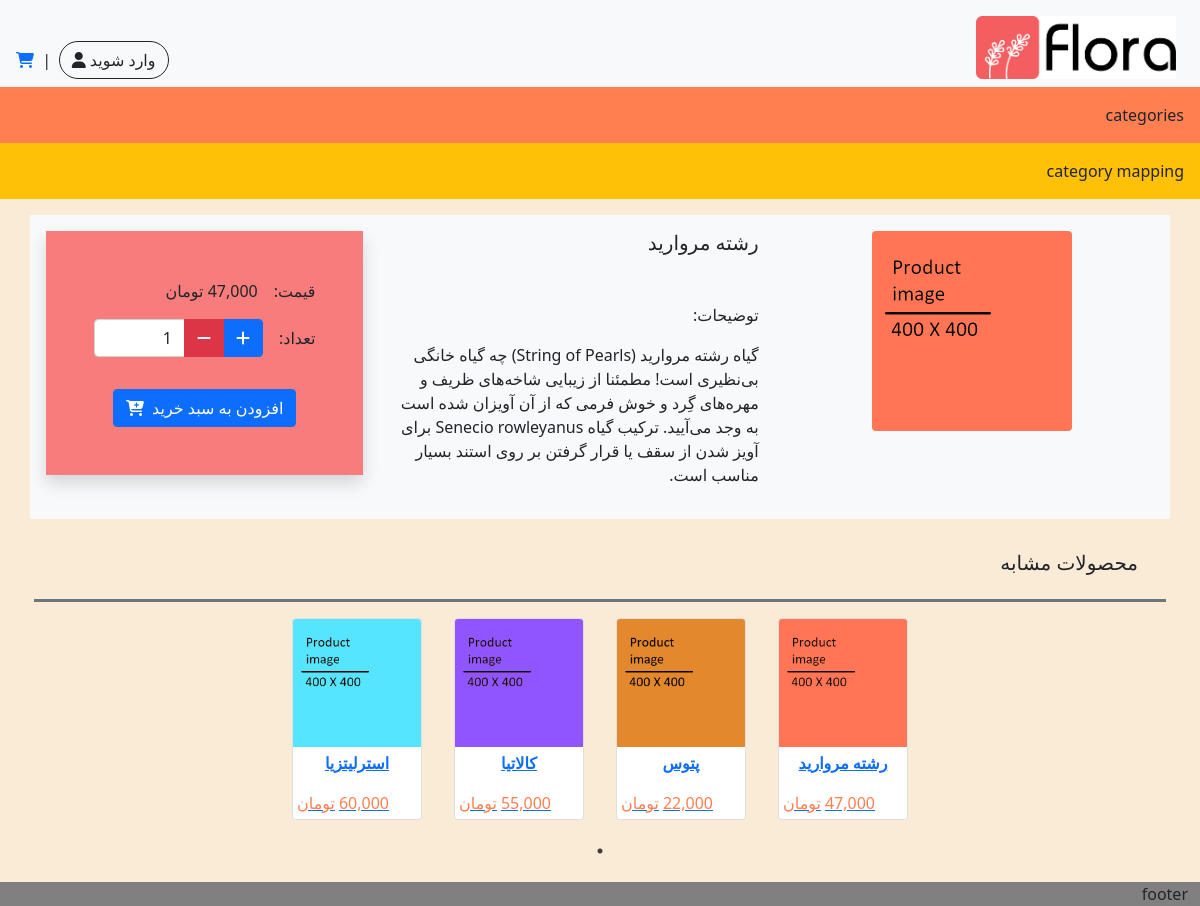
/product.php?pid=5&slug=رشته مروارید, run on the app's committed database.
### tables this page shows
CREATE TABLE `products` (
  `id` int NOT NULL,
  `title` varchar(300) NOT NULL,
  `image` varchar(300) NOT NULL,
  `image_alt` varchar(120) DEFAULT NULL,
  `price` double NOT NULL,
  `sales` int NOT NULL DEFAULT '0',
  `description` text NOT NULL,
  `visibility` enum('hide','visible') NOT NULL DEFAULT 'visible',
  `instock` int NOT NULL,
  `creator_id` int NOT NULL,
  `created_at` timestamp NOT NULL DEFAULT CURRENT_TIMESTAMP,
  `updated_at` timestamp NOT NULL DEFAULT CURRENT_TIMESTAMP
);

### http/controller.php (called while the page is built, shortened)
<?php
if(isset($pageUi)){
    if($pageUi=='addCategory'){
        if(isAdmin() || isMaster()){
            if(isset($_GET['rm_cat'])){
                $category=new Category($_GET['rm_cat']);
                $category->delete();
                $category->deleteSubCategories();
            }elseif(isset($_GET['rm_sub'])){
                $subCategory=new SubCategory($_GET['rm_sub']);
                $subCategory->delete();
            }elseif(isset($_POST['addCategory'])){
                $catName=isset($_POST['name']) ? $_POST['name'] : "";
                $catType=isset($_POST['catType']) ? $_POST['catType'] : "";
                if($catType!=""){
                    if($catType=='parent'){
                        Category::create(['name'=>$catName,'creator_id'=>1],$message);
                    }else{
                        SubCategory::create(['name'=>$catName,'creator_id'=>1,'category_id'=>$catType]);
                    }
                }
            }
            $categories=Category::getCategories();
        }
    }
    elseif($pageUi=='index'){
        $mostSelesProducts=Product::getProducts("instock>0","sales","DESC",20);
        $indexCategories=Category::getCategories("show_index='yes'",$message);
        $latestProducts=Product::getProducts("instock>0","id","DESC",10);
    }
    elseif($pageUi=='product'){
        if(isset($_GET['pid']) && isset($_GET['slug'])){
            $slug=$_GET['slug'];
            $productId=$_GET['pid'];
            $findProduct=Db::select(PRODUCT_TABLE_NAME,"title='$slug' AND id='$productId'",'single');
            if($findProduct){
                $product=new Product($findProduct['id']);
            }else{
                $product=false;
            }
        }
    }
    elseif($pageUi=='cart'){
        if(isset($_SESSION['cart']) && $_SESSION['cart']['products']){
            $productsId=$_SESSION['cart']['products'];
        }
    }elseif($pageUi=='orders'){
        if(isset($_POST['update'])){
            $order=new Order($_POST['orderId']);
            $order->update(['status'=>$_POST['status']]);
        }
        $orders=Order::getOrders();
    }
}

### inc/classes/DbClass.php (called while the page is built, shortened)
<?php
class Db {
    private static $server=DB_SERVER;
    private static $username=DB_USERNAME;
    private static $password=DB_PASSWORD;
    private static $dbName=DB_NAME;
    public static function connect(){
        try {
            $conn = new PDO("mysql:host=".self::$server.";dbname=".self::$dbName.";charset=utf8mb4", self::$username, self::$password);
            $conn->setAttribute(PDO::ATTR_ERRMODE, PDO::ERRMODE_EXCEPTION);
            return $conn;
        }catch(PDOException $e) {
            file_put_contents('DatabaseExeptions.log',$e);
        }
    }
    public static function select($table,$conditions="1",$fetchType='All' ,$disdinct="*",$limit=0,$orderBy='id',$orderType='ASC',$perPage="",$offset=1){
        if($limit){
            if($perPage!=="" && is_numeric($perPage) && $perPage>0 && $offset>=1){
                $start=($offset-1)*$perPage;
                $len=$perPage;
                $sql="SELECT $disdinct FROM $table WHERE $conditions ORDER BY $orderBy $orderType LIMIT $start,$len";
            }elseif($limit){
                $sql="SELECT $disdinct FROM $table WHERE $conditions ORDER BY $orderBy $orderType LIMIT $limit";
            }
        }else{
            $sql="SELECT $disdinct FROM $table WHERE $conditions ORDER BY $orderBy $orderType";
        }
        if($sql){
            $result=Db::connect()->query($sql);
            if(strtolower($fetchType)=='all'){
                if($res=$result->fetchAll(PDO::FETCH_NAMED)){
                    return $res;
                }else{
                    return false;
                }
            }elseif(strtolower($fetchType)=='single'){
                if($res=$result->fetch(PDO::FETCH_ASSOC)){
                    return $res;
                }else{
                    return false;
                }
            }
        }else{
            return false;
        }
    }
    public static function query($sql){
        try{
            return Db::connect()->query($sql);
        }catch(PDOException $e){
            file_put_contents('DatabaseExeptions.log',$e);
            return false;
        }
    }
}

### config.php (called while the page is built, shortened)
<?php
function public_html(){
    $countSlashes=substr_count($_SERVER['PHP_SELF'],'/')-1;
    $backStr="";
    while($countSlashes>0){
        $backStr.="../";
        $countSlashes--;
    }
    global $root;
    if(isset($root) && $root==true){
        return HOST_ROOT;
    }else{
        return $backStr;
    }
}
require_once public_html().PROJECT_NAME.'/inc/classes/DbClass.php';
require_once public_html().PROJECT_NAME.'/inc/classes/CategoryClass.php';
require_once public_html().PROJECT_NAME.'/inc/classes/SubCategoryClass.php';
require_once public_html().PROJECT_NAME.'/inc/classes/ProductClass.php';
include_once public_html().PROJECT_NAME.'/http/controller.php';

### inc/classes/ProductClass.php (called while the page is built, shortened)
<?php
class Product{
    private $id;
    private $description;
    private $title;
    private $image;
    private $category;
    public function __construct($productId)
    {
        $product=$this->getProductFullInfo($productId);
        if($product){
            $this->setCategory();
            $this->setSubCategory();
        }
    }
    public function setId($productId){
        $this->id=$productId;
    }
    public function setDescription($description){
        $this->description=$description;
    }
    public function setTitle($title){
        $this->title=$title;
    }
    public function setImage($image){
        $this->image=$image;
    }
    public function setCategory(){
        $category_product=Db::select('category_product',"product_id='$this->id'",'single','*',1);
        if($category_product){
            $this->category=new Category($category_product['category_id']);
        }
    }
    public function setSubCategory(){
        $subCategory_product=Db::select(SUB_CATEGORY_PRODUCT_TABLE_NAME,"product_id='$this->id'",'single','*',1);
        if($subCategory_product){
            $this->subCategory=new SubCategory($subCategory_product['subcategory_id']);
        }
    }
    public function getId(){
        return $this->id;
    }
    public function getTitle(){
        return $this->title;
    }
    public function getDescription(){
        return $this->description;
    }
    public function getImage(){
        return $this->image;
    }
    public function getCategory(){
        return $this->category;
    }
    private function getProductFullInfo($productId){
        $product=Db::select(PRODUCT_TABLE_NAME,"id='$productId'",'single');
        if($product){
            return $product;
        }else{
            return false;
        }
    }
}

### inc/classes/CategoryClass.php (called while the page is built, shortened)
<?php
class Category{
    private $categoryId;
    public function __construct($categoryId)
    {
        $category=$this->getCategoryFullInfo();
        if($category){
            $this->setSubCategories();
        }
    }
    private function setCategoryId($categoryId){
        $this->categoryId=$categoryId;
    }
    private function setMessageHandler(){
        $messageHandler=new Message();
    }
    private function setSubCategories(){
        $this->subCategories=SubCategory::getSUbCategories("category_id='$this->categoryId'");
    }
    public function getProducts($conditionsQuery="1"){
        $products=Db::query("SELECT * FROM ".PRODUCT_TABLE_NAME." WHERE id IN ( SELECT product_id FROM ".CATEGORY_PRODUCT_TABLE_NAME." WHERE category_id='$this->categoryId') AND $conditionsQuery");
        if($products=$products->fetchAll(PDO::FETCH_NAMED)){
            return $products;
        }else{
            return false;
        }
    }
    private function getCategoryFullInfo(){
        return Db::select(CATEGORY_TABLE_NAME,"id='$this->categoryId'","single");
    }
}

### inc/classes/SubCategoryClass.php (called while the page is built, shortened)
<?php
class SubCategory{
        private $subCategoryId;
        private $categoryId;
        public function __construct($subCategoryId)
        {
            $subCategory=$this->getSubCategoryFullInfo();
            if($subCategory){
                $this->setCategory();
            }
        }
        private function setSubCategoryId($subCategoryId){
            $this->subCategoryId=$subCategoryId;
        }
        private function setCategoryId($categoryId){
            $this->categoryId=$categoryId;
        }
        private function setCategory(){
            $this->category=new Category($this->getCategoryId());
        }
        private function setMessageHandler(){
            $messageHandler=new Message();
        }
        public function getCategoryId(){
            return $this->categoryId;
        }
    private function getSubCategoryFullInfo(){
        return Db::select(SUB_CATEGORY_TABLE_NAME,"id='$this->subCategoryId'","single");
    }
    public static function getSUbCategories($conditions="1",&$messages=""){
        $result=Db::select(SUB_CATEGORY_TABLE_NAME,$conditions);
        if($result){
            return $result;
        }
        return false;
    }
}

### product.php (the view, shortened to what this page needs)
<?php
  include_once 'config.php';
?>
<!doctype html>
<html dir="rtl">
  <head>
    <link rel="stylesheet" href="https://cdn.jsdelivr.net/npm/bootstrap@5.0.0-beta3/dist/css/bootstrap.rtl.min.css">
    <link rel="stylesheet" href="https://cdnjs.cloudflare.com/ajax/libs/slick-carousel/1.9.0/slick.min.css" />
    <link rel="stylesheet" href="https://cdnjs.cloudflare.com/ajax/libs/slick-carousel/1.9.0/slick-theme.min.css" />
    <link rel="stylesheet" href="assets/css/product.css">
  </head>
  <body class="">
    <header>
        <div class="container-fluid">
          <div class="row">
            <div class="d-flex flex-row justify-content-between align-items-end bg-light p-3 pb-2">
              <div class="col-md-4 ms-2">
                <a href="index.php"><img src="assets/images/logo/flora.png" alt="" width="200px"></a>
              </div>
              <div class="d-flex align-items-center">
              <button class="btn btn-outline-dark rounded-pill me-2">وارد شوید<i class="fas fa-user ms-1"></i></button>
              </a> <i class="me-2">|</i>
              <a href="cart.php"><i class="fas fa-shopping-cart cart-cart"></i></a>
              </div>
            </div>
          </div>
          <div class="row" style="background-color: coral;">
            <div class="p-3">categories</div>
          </div>
        </div>
    </header>
    <main>
    <div class="container-fluid">
      <div class="row bg-warning" >
        <div class="p-3">category mapping</div>
      </div>
      </div>
      <div class="container bg-light mt-3">
        <?php if(isset($product) && $product): ?>
            <div class="row justify-content-center">
              <div class="col-md p-3">
                <img src="<?php echo $product->getImage(); ?>" height="200" width="200" class="rounded mx-auto d-block" alt="">
              </div>
              <div class="col-md p-3">
                <div class="d-flex flex-column align-items-start">
                  <p class="h5 mb-5"><?php echo $product->getTitle(); ?></p>
                  <p>توضیحات:</p>
                  <p><?php echo $product->getDescription(); ?></p>
                </div>
              </div>
              <div class="col-auto p-3">
                <div class="p-5 price-card d-flex flex-column shadow">
                  <div class="d-flex flex-row">
                    <p class="me-3">قیمت:</p>
                    <p><?php echo number_format($product->getPrice()); ?> تومان</p>
                  </div>
                  <div class="d-flex flex-row mb-3 align-items-center">
                    <p class="me-3 mb-0">تعداد:</p>
                    <div class="input-group spinner">
                      <button class="btn btn-primary btn-2" type="button"><i class="fas fa-plus"></i></button>
                      <button class="btn btn-danger btn-1" type="button"><i class="fas fa-minus"></i></button>
                      <input id="a" type="text" class="form-control" value="1" min="1" max="10" step="1" size="2">
                    </div>
                  </div>
                  <div class="align-self-center mt-3">
                    <button onclick="addToCart(<?php echo $product->getId(); ?>)" class="btn btn-primary">افزودن به سبد خرید<i class="fas fa-cart-plus ms-2"></i></button>
                  </div>
                </div>
              </div>
            </div>
        <?php else: ?>
            <p>محصول پیدا نشد</p>
        <?php endif; ?>
      </div>
      <div class="container p-3" >
        <?php if(isset($product) && $product && $product->getCategory()->getProducts("instock>0") ): ?>
            <div class="row p-3 border-bottom border-secondary border-3">
              <div class="col-md-10">
                <p class="h5">محصولات مشابه</p>
              </div>
            </div>
            <div class="row slider" style="direction: ltr">
                <?php foreach($product->getCategory()->getProducts("instock>0") as $product): ?>
                    <a href="<?php echo "?pid=".$product['id']."&slug=".$product['title']; ?>">
                      <div class="col-md-12 p-3">
                        <div class="card product-sliding-item">
                          <img src="<?php echo $product['image'] ?>" class="card-img-top" alt="<?php echo $product['image_alt'] ?>">
                          <div class="card-body p-1">
                            <p class="card-title text-center mb-3" style="font-weight:bold;"><?php echo $product['title'] ?></p>
                            <div class="d-flex" style="color: coral;">
                              <p class="ms-1 m-0">تومان</p>
                              <p class="m-0"><?php echo number_format($product['price']); ?></p>
                            </div>
                          </div>
                        </div>
                      </div>
                    </a>
                <?php endforeach; ?>
            </div>
        <?php endif; ?>
      </div>
    </main>
    <footer>
      <div class="container-fluid">
      <div class="row" style="background-color: grey;">
        <div class="col-md-12">footer</div>
      </div>
      </div>
    </footer>
  </body>
</html>

### assets/css/product.css (style rules this page uses)
.price-card { background-color: rgba(250, 0, 0, 0.5); }
main { background-color: antiquewhite; }

### data on the page
products: image (picture), title "رشته مروارید", description "گیاه رشته مروارید (String of Pearls) چه گیاه خانگی بی‌نظیری است! مطمئنا از زیبایی شاخه‌های ظریف و مهره‌های گِرد و خوش فرمی که از آن آویزان شده است به وجد می‌آیید. ترکیب گیاه Senecio rowleyanus برای آویز شدن از سقف یا قرار گرفتن بر روی استند بسیار مناسب است.", price "47,000"
products: image (picture), title "پتوس", price "22,000"
products: image (picture), title "کالاتیا", price "55,000"
products: image (picture), title "استرلیتزیا", price "60,000"
